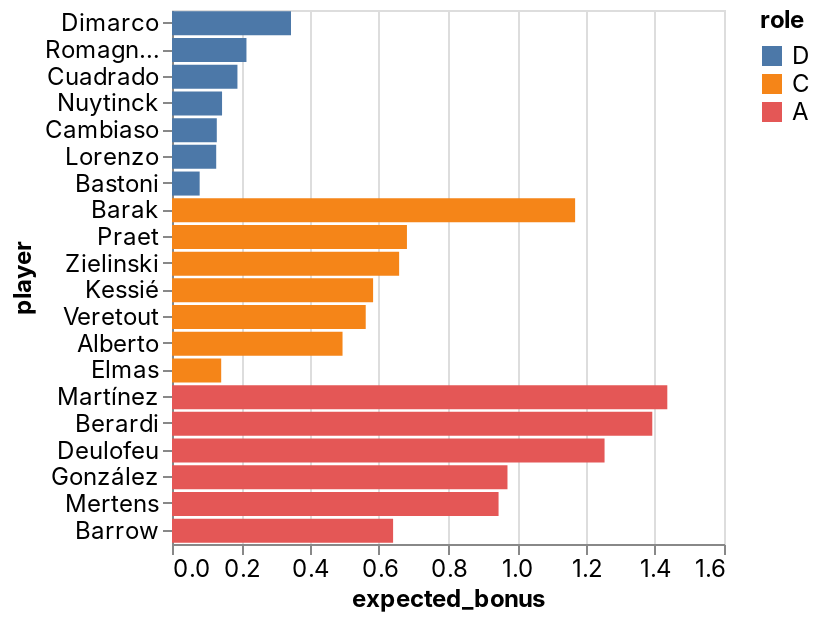

Here is the notebook cell this chart was saved with:
### Code cell
_deepnote_run_altair(team, """{"$schema":"https://vega.github.io/schema/vega-lite/v4.json","mark":{"type":"bar","tooltip":{"content":"data"}},"height":220,"autosize":{"type":"fit"},"data":{"name":"placeholder"},"encoding":{"x":{"field":"expected_bonus","type":"quantitative","sort":null,"scale":{"type":"linear","zero":false}},"y":{"field":"player","type":"nominal","sort":null,"scale":{"type":"linear","zero":true}},"color":{"field":"role","type":"nominal","sort":null,"scale":{"type":"linear","zero":false}}}}""")

### Figure 1 — Vega-Lite specification as saved in the notebook (floating-point values rounded to 4 significant figures)
{"config": {"view": {"continuousWidth": 400, "continuousHeight": 300}, "area": {"fill": "#51C0E9"}, "axis": {"labelFont": "Inter, sans-serif", "labelFontSize": 12, "labelFontWeight": "normal", "labelLimit": 60, "labelOverlap": "greedy", "titleFont": "Inter, sans-serif", "titleFontSize": 12, "titleFontWeight": "bold"}, "background": "#ffffff", "legend": {"labelFont": "Inter, sans-serif", "labelFontSize": 12, "titleFont": "Inter, sans-serif", "titleFontSize": 12, "titleFontWeight": "bold"}, "line": {"stroke": "#51C0E9", "strokeWidth": 2}, "rect": {"fill": "#51C0E9"}, "title": {"anchor": "start", "color": "#000000", "font": "Inter, sans-serif", "fontSize": 22, "fontWeight": "normal"}}, "data": {"name": "data-f80a996ffccfa7406ae805e6095c4ba7"}, "mark": {"type": "bar", "tooltip": {"content": "data"}}, "autosize": {"type": "fit"}, "encoding": {"color": {"type": "nominal", "field": "role", "scale": {"type": "linear", "zero": false}, "sort": null}, "x": {"type": "quantitative", "field": "expected_bonus", "scale": {"type": "linear", "zero": false}, "sort": null}, "y": {"type": "nominal", "field": "player", "scale": {"type": "linear", "zero": true}, "sort": null}}, "height": 300, "width": "container", "$schema": "https://vega.github.io/schema/vega-lite/v4.json", "datasets": {"data-f80a996ffccfa7406ae805e6095c4ba7": [{"fanta_team": "Beverly INPS", "role": "D", "player": "Dimarco", "team": "Inter", "opponent": "Juventus", "date": "2022-04-03T00:00:00", "expected_bonus": 0.3449}, {"fanta_team": "Beverly INPS", "role": "D", "player": "Romagnoli", "team": "AC Milan", "opponent": "Bologna", "date": "2022-04-03T00:00:00", "expected_bonus": 0.2158}, {"fanta_team": "Beverly INPS", "role": "D", "player": "Cuadrado", "team": "Juventus", "opponent": "Inter", "date": "2022-04-03T00:00:00", "expected_bonus": 0.1897}, {"fanta_team": "Beverly INPS", "role": "D", "player": "Nuytinck", "team": "Udinese", "opponent": "Cagliari", "date": "2022-04-03T00:00:00", "expected_bonus": 0.1451}, {"fanta_team": "Beverly INPS", "role": "D", "player": "Cambiaso", "team": "Genoa", "opponent": "Verona", "date": "2022-04-03T00:00:00", "expected_bonus": 0.1298}, {"fanta_team": "Beverly INPS", "role": "D", "player": "Lorenzo", "team": "Napoli", "opponent": "Atalanta", "date": "2022-04-03T00:00:00", "expected_bonus": 0.1281}, {"fanta_team": "Beverly INPS", "role": "D", "player": "Bastoni", "team": "Inter", "opponent": "Juventus", "date": "2022-04-03T00:00:00", "expected_bonus": 0.08017}, {"fanta_team": "Beverly INPS", "role": "C", "player": "Barak", "team": "Verona", "opponent": "Genoa", "date": "2022-04-03T00:00:00", "expected_bonus": 1.168}, {"fanta_team": "Beverly INPS", "role": "C", "player": "Praet", "team": "Torino", "opponent": "Salernitana", "date": "2022-04-03T00:00:00", "expected_bonus": 0.681}, {"fanta_team": "Beverly INPS", "role": "C", "player": "Zielinski", "team": "Napoli", "opponent": "Atalanta", "date": "2022-04-03T00:00:00", "expected_bonus": 0.6584}, {"fanta_team": "Beverly INPS", "role": "C", "player": "Kessié", "team": "AC Milan", "opponent": "Bologna", "date": "2022-04-03T00:00:00", "expected_bonus": 0.5829}, {"fanta_team": "Beverly INPS", "role": "C", "player": "Veretout", "team": "Roma", "opponent": "Sampdoria", "date": "2022-04-03T00:00:00", "expected_bonus": 0.5615}, {"fanta_team": "Beverly INPS", "role": "C", "player": "Alberto", "team": "Lazio", "opponent": "Sassuolo", "date": "2022-04-03T00:00:00", "expected_bonus": 0.4943}, {"fanta_team": "Beverly INPS", "role": "C", "player": "Elmas", "team": "Napoli", "opponent": "Atalanta", "date": "2022-04-03T00:00:00", "expected_bonus": 0.1426}, {"fanta_team": "Beverly INPS", "role": "A", "player": "Martínez", "team": "Inter", "opponent": "Juventus", "date": "2022-04-03T00:00:00", "expected_bonus": 1.436}, {"fanta_team": "Beverly INPS", "role": "A", "player": "Berardi", "team": "Sassuolo", "opponent": "Lazio", "date": "2022-04-03T00:00:00", "expected_bonus": 1.392}, {"fanta_team": "Beverly INPS", "role": "A", "player": "Deulofeu", "team": "Udinese", "opponent": "Cagliari", "date": "2022-04-03T00:00:00", "expected_bonus": 1.254}, {"fanta_team": "Beverly INPS", "role": "A", "player": "González", "team": "Fiorentina", "opponent": "Empoli", "date": "2022-04-03T00:00:00", "expected_bonus": 0.9724}, {"fanta_team": "Beverly INPS", "role": "A", "player": "Mertens", "team": "Napoli", "opponent": "Atalanta", "date": "2022-04-03T00:00:00", "expected_bonus": 0.9466}, {"fanta_team": "Beverly INPS", "role": "A", "player": "Barrow", "team": "Bologna", "opponent": "AC Milan", "date": "2022-04-03T00:00:00", "expected_bonus": 0.6409}]}}
